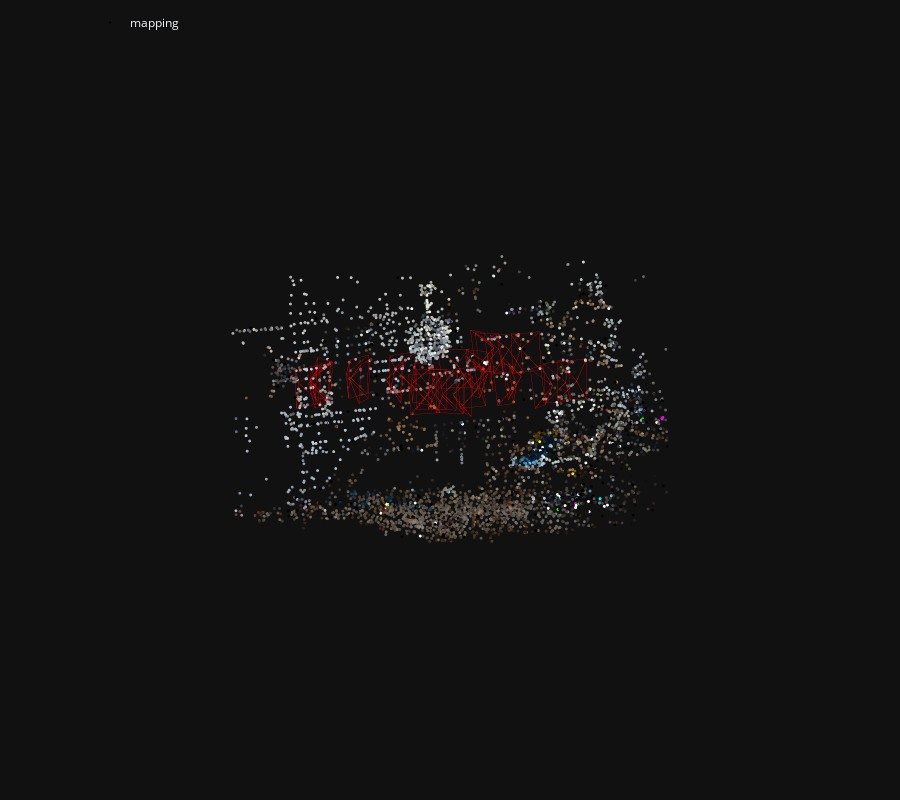

Here is the notebook cell this chart was saved with:
### Code cell
fig = viz_3d.init_figure()
viz_3d.plot_reconstruction(fig, model, color='rgba(255,0,0,0.5)', name="mapping", points_rgb=True)
fig.show()

### Figure 1 — Plotly figure (JSON) as saved in the notebook; plotly's stock layout.template omitted (floating-point values rounded to 4 significant figures; data arrays with more than 128 entries replaced by an {"elided": "..."} marker saying what was removed)
{"data": [{"legendgroup": "mapping", "marker": {"color": {"elided": "4538x3 int values"}, "line": {"width": 0}, "size": 1}, "mode": "markers", "name": "mapping", "type": "scatter3d", "x": {"elided": "4538 float values"}, "y": {"elided": "4538 float values"}, "z": {"elided": "4538 float values"}}, {"hovertemplate": "Image(image_id=1, camera=Camera(camera_id=1), name=\"PXL_20250619_090207768.jpg\", has_pose=1, triangulated=669/1643)", "legendgroup": "mapping", "line": {"color": "rgba(255,0,0,0.5)", "width": 1}, "mode": "lines", "name": "1", "showlegend": false, "type": "scatter3d", "x": [-3.693, -3.08, -3.363, -3.693, -3.363, -3.467, -3.693, -3.467, -3.184, -3.693, -3.184, -3.08], "y": [0.1231, -0.4206, -0.3166, 0.1231, -0.3166, 0.7925, 0.1231, 0.7925, 0.6885, 0.1231, 0.6885, -0.4206], "z": [1.075, 1.239, 0.4463, 1.075, 0.4463, 0.6293, 1.075, 0.6293, 1.421, 1.075, 1.421, 1.239]}, {"hovertemplate": "Image(image_id=2, camera=Camera(camera_id=1), name=\"PXL_20250619_090211404.jpg\", has_pose=1, triangulated=746/1740)", "legendgroup": "mapping", "line": {"color": "rgba(255,0,0,0.5)", "width": 1}, "mode": "lines", "name": "2", "showlegend": false, "type": "scatter3d", "x": [-2.651, -2.015, -2.543, -2.651, -2.543, -2.588, -2.651, -2.588, -2.06, -2.651, -2.06, -2.015], "y": [-0.003009, -0.5427, -0.4345, -0.003009, -0.4345, 0.672, -0.003009, 0.672, 0.5639, -0.003009, 0.5639, -0.5427], "z": [2.046, 1.993, 1.339, 2.046, 1.339, 1.558, 2.046, 1.558, 2.212, 2.046, 2.212, 1.993]}, {"hovertemplate": "Image(image_id=3, camera=Camera(camera_id=1), name=\"PXL_20250619_090214475.jpg\", has_pose=1, triangulated=648/1766)", "legendgroup": "mapping", "line": {"color": "rgba(255,0,0,0.5)", "width": 1}, "mode": "lines", "name": "3", "showlegend": false, "type": "scatter3d", "x": [-1.27, -0.6762, -1.414, -1.27, -1.414, -1.423, -1.27, -1.423, -0.6855, -1.27, -0.6855, -0.6762], "y": [-0.1073, -0.6122, -0.5245, -0.1073, -0.5245, 0.5756, -0.1073, 0.5756, 0.4879, -0.1073, 0.4879, -0.6122], "z": [2.736, 2.435, 2.026, 2.736, 2.026, 2.279, 2.736, 2.279, 2.688, 2.736, 2.688, 2.435]}, {"hovertemplate": "Image(image_id=4, camera=Camera(camera_id=1), name=\"PXL_20250619_090218035.jpg\", has_pose=1, triangulated=543/1395)", "legendgroup": "mapping", "line": {"color": "rgba(255,0,0,0.5)", "width": 1}, "mode": "lines", "name": "4", "showlegend": false, "type": "scatter3d", "x": [0.4886, 0.8188, -0.02112, 0.4886, -0.02112, 0.05276, 0.4886, 0.05276, 0.8926, 0.4886, 0.8926, 0.8188], "y": [-0.2099, -0.6678, -0.6373, -0.2099, -0.6373, 0.459, -0.2099, 0.459, 0.4285, -0.2099, 0.4285, -0.6678], "z": [3.371, 2.755, 2.865, 3.371, 2.865, 3.125, 3.371, 3.125, 3.014, 3.371, 3.014, 2.755]}, {"hovertemplate": "Image(image_id=5, camera=Camera(camera_id=1), name=\"PXL_20250619_090220889.jpg\", has_pose=1, triangulated=393/1156)", "legendgroup": "mapping", "line": {"color": "rgba(255,0,0,0.5)", "width": 1}, "mode": "lines", "name": "5", "showlegend": false, "type": "scatter3d", "x": [1.439, 1.333, 0.7463, 1.439, 0.7463, 0.9129, 1.439, 0.9129, 1.5, 1.439, 1.5, 1.333], "y": [-0.2076, -0.641, -0.6653, -0.2076, -0.6653, 0.4325, -0.2076, 0.4325, 0.4568, -0.2076, 0.4568, -0.641], "z": [2.686, 1.98, 2.591, 2.686, 2.591, 2.794, 2.686, 2.794, 2.183, 2.686, 2.183, 1.98]}, {"hovertemplate": "Image(image_id=6, camera=Camera(camera_id=1), name=\"PXL_20250619_090224447.jpg\", has_pose=1, triangulated=315/1307)", "legendgroup": "mapping", "line": {"color": "rgba(255,0,0,0.5)", "width": 1}, "mode": "lines", "name": "6", "showlegend": false, "type": "scatter3d", "x": [1.359, 0.9468, 0.7334, 1.359, 0.7334, 0.9184, 1.359, 0.9184, 1.132, 1.359, 1.132, 0.9468], "y": [-0.06115, -0.5117, -0.5559, -0.06115, -0.5559, 0.5525, -0.06115, 0.5525, 0.5967, -0.06115, 0.5967, -0.5117], "z": [0.8144, 0.2441, 1.063, 0.8144, 1.063, 1.171, 0.8144, 1.171, 0.3521, 0.8144, 0.3521, 0.2441]}, {"hovertemplate": "Image(image_id=7, camera=Camera(camera_id=1), name=\"PXL_20250619_090227424.jpg\", has_pose=1, triangulated=415/1121)", "legendgroup": "mapping", "line": {"color": "rgba(255,0,0,0.5)", "width": 1}, "mode": "lines", "name": "7", "showlegend": false, "type": "scatter3d", "x": [2.314, 1.758, 1.804, 2.314, 1.804, 1.989, 2.314, 1.989, 1.943, 2.314, 1.943, 1.758], "y": [-0.03677, -0.495, -0.5475, -0.03677, -0.5475, 0.5646, -0.03677, 0.5646, 0.6172, -0.03677, 0.6172, -0.495], "z": [-0.03865, -0.4622, 0.3826, -0.03865, 0.3826, 0.4417, -0.03865, 0.4417, -0.4031, -0.03865, -0.4031, -0.4622]}, {"hovertemplate": "Image(image_id=8, camera=Camera(camera_id=1), name=\"PXL_20250619_090229785.jpg\", has_pose=1, triangulated=572/1278)", "legendgroup": "mapping", "line": {"color": "rgba(255,0,0,0.5)", "width": 1}, "mode": "lines", "name": "8", "showlegend": false, "type": "scatter3d", "x": [2.178, 1.512, 1.962, 2.178, 1.962, 2.095, 2.178, 2.095, 1.645, 2.178, 1.645, 1.512], "y": [0.1025, -0.3889, -0.4289, 0.1025, -0.4289, 0.6919, 0.1025, 0.6919, 0.7319, 0.1025, 0.7319, -0.3889], "z": [-1.382, -1.492, -0.7752, -1.382, -0.7752, -0.7963, -1.382, -0.7963, -1.513, -1.382, -1.513, -1.492]}, {"hovertemplate": "Image(image_id=9, camera=Camera(camera_id=1), name=\"PXL_20250619_090233073.jpg\", has_pose=1, triangulated=543/1303)", "legendgroup": "mapping", "line": {"color": "rgba(255,0,0,0.5)", "width": 1}, "mode": "lines", "name": "9", "showlegend": false, "type": "scatter3d", "x": [1.122, 0.484, 1.21, 1.122, 1.21, 1.304, 1.122, 1.304, 0.5786, 1.122, 0.5786, 0.484], "y": [0.1771, -0.3338, -0.3901, 0.1771, -0.3901, 0.7347, 0.1771, 0.7347, 0.7911, 0.1771, 0.7911, -0.3338], "z": [-1.896, -1.723, -1.289, -1.896, -1.289, -1.301, -1.896, -1.301, -1.735, -1.896, -1.735, -1.723]}, {"hovertemplate": "Image(image_id=10, camera=Camera(camera_id=1), name=\"PXL_20250619_090237685.jpg\", has_pose=1, triangulated=857/1855)", "legendgroup": "mapping", "line": {"color": "rgba(255,0,0,0.5)", "width": 1}, "mode": "lines", "name": "10", "showlegend": false, "type": "scatter3d", "x": [-0.2378, -0.6638, 0.1839, -0.2378, 0.1839, 0.1845, -0.2378, 0.1845, -0.6631, -0.2378, -0.6631, -0.6638], "y": [0.2464, -0.3169, -0.3174, 0.2464, -0.3174, 0.8115, 0.2464, 0.8115, 0.812, 0.2464, 0.812, -0.3169], "z": [-2.215, -1.769, -1.765, -2.215, -1.765, -1.768, -2.215, -1.768, -1.771, -2.215, -1.771, -1.769]}, {"hovertemplate": "Image(image_id=11, camera=Camera(camera_id=1), name=\"PXL_20250619_090239779.jpg\", has_pose=1, triangulated=831/1717)", "legendgroup": "mapping", "line": {"color": "rgba(255,0,0,0.5)", "width": 1}, "mode": "lines", "name": "11", "showlegend": false, "type": "scatter3d", "x": [-0.07789, -0.2961, 0.4941, -0.07789, 0.4941, 0.4629, -0.07789, 0.4629, -0.3273, -0.07789, -0.3273, -0.2961], "y": [0.2516, -0.3315, -0.3029, 0.2516, -0.3029, 0.8253, 0.2516, 0.8253, 0.7967, 0.2516, 0.7967, -0.3315], "z": [-2.272, -1.714, -2.02, -2.272, -2.02, -1.995, -2.272, -1.995, -1.69, -2.272, -1.69, -1.714]}, {"hovertemplate": "Image(image_id=12, camera=Camera(camera_id=1), name=\"PXL_20250619_090242513.jpg\", has_pose=1, triangulated=695/1778)", "legendgroup": "mapping", "line": {"color": "rgba(255,0,0,0.5)", "width": 1}, "mode": "lines", "name": "12", "showlegend": false, "type": "scatter3d", "x": [-0.8151, -0.7002, -0.1688, -0.8151, -0.1688, -0.2355, -0.8151, -0.2355, -0.7668, -0.8151, -0.7668, -0.7002], "y": [0.1458, -0.4434, -0.3782, 0.1458, -0.3782, 0.7472, 0.1458, 0.7472, 0.6821, 0.1458, 0.6821, -0.4434], "z": [-0.8875, -0.3063, -0.9636, -0.8875, -0.9636, -0.9058, -0.8875, -0.9058, -0.2486, -0.8875, -0.2486, -0.3063]}, {"hovertemplate": "Image(image_id=13, camera=Camera(camera_id=1), name=\"PXL_20250619_090244964.jpg\", has_pose=1, triangulated=718/2040)", "legendgroup": "mapping", "line": {"color": "rgba(255,0,0,0.5)", "width": 1}, "mode": "lines", "name": "13", "showlegend": false, "type": "scatter3d", "x": [-1.521, -1.047, -1.029, -1.521, -1.029, -1.104, -1.521, -1.104, -1.122, -1.521, -1.122, -1.047], "y": [0.06953, -0.5157, -0.406, 0.06953, -0.406, 0.7111, 0.06953, 0.7111, 0.6014, 0.06953, 0.6014, -0.5157], "z": [0.06195, 0.4232, -0.4171, 0.06195, -0.4171, -0.2728, 0.06195, -0.2728, 0.5675, 0.06195, 0.5675, 0.4232]}, {"hovertemplate": "Image(image_id=14, camera=Camera(camera_id=1), name=\"PXL_20250619_090247032.jpg\", has_pose=1, triangulated=758/1859)", "legendgroup": "mapping", "line": {"color": "rgba(255,0,0,0.5)", "width": 1}, "mode": "lines", "name": "14", "showlegend": false, "type": "scatter3d", "x": [-2.557, -1.974, -2.236, -2.557, -2.236, -2.29, -2.557, -2.29, -2.028, -2.557, -2.028, -1.974], "y": [0.07673, -0.494, -0.3861, 0.07673, -0.3861, 0.7289, 0.07673, 0.7289, 0.621, 0.07673, 0.621, -0.494], "z": [0.3615, 0.5431, -0.2558, 0.3615, -0.2558, -0.08757, 0.3615, -0.08757, 0.7113, 0.3615, 0.7113, 0.5431]}, {"hovertemplate": "Image(image_id=15, camera=Camera(camera_id=1), name=\"PXL_20250619_090249338.jpg\", has_pose=1, triangulated=630/1368)", "legendgroup": "mapping", "line": {"color": "rgba(255,0,0,0.5)", "width": 1}, "mode": "lines", "name": "15", "showlegend": false, "type": "scatter3d", "x": [-3.72, -3.11, -3.499, -3.72, -3.499, -3.535, -3.72, -3.535, -3.146, -3.72, -3.146, -3.11], "y": [0.1662, -0.4023, -0.2641, 0.1662, -0.2641, 0.8415, 0.1662, 0.8415, 0.7034, 0.1662, 0.7034, -0.4023], "z": [-0.1362, -0.07731, -0.8176, -0.1362, -0.8176, -0.5923, -0.1362, -0.5923, 0.1479, -0.1362, 0.1479, -0.07731]}, {"hovertemplate": "Image(image_id=16, camera=Camera(camera_id=1), name=\"PXL_20250619_090251156.jpg\", has_pose=1, triangulated=309/932)", "legendgroup": "mapping", "line": {"color": "rgba(255,0,0,0.5)", "width": 1}, "mode": "lines", "name": "16", "showlegend": false, "type": "scatter3d", "x": [-3.995, -3.411, -4.107, -3.995, -4.107, -4.069, -3.995, -4.069, -3.373, -3.995, -3.373, -3.411], "y": [0.1575, -0.3856, -0.2575, 0.1575, -0.2575, 0.8437, 0.1575, 0.8437, 0.7156, 0.1575, 0.7156, -0.3856], "z": [-0.1926, -0.4426, -0.9089, -0.1926, -0.9089, -0.6633, -0.1926, -0.6633, -0.197, -0.1926, -0.197, -0.4426]}, {"hovertemplate": "Image(image_id=17, camera=Camera(camera_id=1), name=\"PXL_20250619_090254407.jpg\", has_pose=1, triangulated=517/1698)", "legendgroup": "mapping", "line": {"color": "rgba(255,0,0,0.5)", "width": 1}, "mode": "lines", "name": "17", "showlegend": false, "type": "scatter3d", "x": [-3.672, -3.463, -3.038, -3.672, -3.038, -3.109, -3.672, -3.109, -3.533, -3.672, -3.533, -3.463], "y": [0.08715, -0.5149, -0.4245, 0.08715, -0.4245, 0.6979, 0.08715, 0.6979, 0.6075, 0.08715, 0.6075, -0.5149], "z": [0.5497, 1.09, 0.3619, 0.5497, 0.3619, 0.4604, 0.5497, 0.4604, 1.188, 0.5497, 1.188, 1.09]}, {"hovertemplate": "Image(image_id=18, camera=Camera(camera_id=1), name=\"PXL_20250619_090259220.jpg\", has_pose=1, triangulated=231/969)", "legendgroup": "mapping", "line": {"color": "rgba(255,0,0,0.5)", "width": 1}, "mode": "lines", "name": "18", "showlegend": false, "type": "scatter3d", "x": [1.532, 1.262, 0.8709, 1.532, 0.8709, 1.017, 1.532, 1.017, 1.408, 1.532, 1.408, 1.262], "y": [-0.5894, -1.046, -1.089, -0.5894, -1.089, 0.02111, -0.5894, 0.02111, 0.06475, -0.5894, 0.06475, -1.046], "z": [5.183, 4.538, 5.289, 5.183, 5.289, 5.429, 5.183, 5.429, 4.679, 5.183, 4.679, 4.538]}, {"hovertemplate": "Image(image_id=19, camera=Camera(camera_id=1), name=\"PXL_20250619_090300747.jpg\", has_pose=1, triangulated=375/1145)", "legendgroup": "mapping", "line": {"color": "rgba(255,0,0,0.5)", "width": 1}, "mode": "lines", "name": "19", "showlegend": false, "type": "scatter3d", "x": [1.68, 1.665, 1.005, 1.68, 1.005, 1.145, 1.68, 1.145, 1.805, 1.68, 1.805, 1.665], "y": [-0.5654, -1.028, -1.03, -0.5654, -1.03, 0.07626, -0.5654, 0.07626, 0.07802, -0.5654, 0.07802, -1.028], "z": [5.026, 4.331, 4.862, 5.026, 4.862, 5.04, 5.026, 5.04, 4.508, 5.026, 4.508, 4.331]}, {"hovertemplate": "Image(image_id=20, camera=Camera(camera_id=1), name=\"PXL_20250619_090301988.jpg\", has_pose=1, triangulated=442/1309)", "legendgroup": "mapping", "line": {"color": "rgba(255,0,0,0.5)", "width": 1}, "mode": "lines", "name": "20", "showlegend": false, "type": "scatter3d", "x": [1.961, 2.264, 1.428, 1.961, 1.428, 1.539, 1.961, 1.539, 2.375, 1.961, 2.375, 2.264], "y": [-0.5557, -1.043, -0.9843, -0.5557, -0.9843, 0.1172, -0.5557, 0.1172, 0.05885, -0.5557, 0.05885, -1.043], "z": [4.864, 4.256, 4.384, 4.864, 4.384, 4.605, 4.864, 4.605, 4.478, 4.864, 4.478, 4.256]}, {"hovertemplate": "Image(image_id=21, camera=Camera(camera_id=1), name=\"PXL_20250619_090303387.jpg\", has_pose=1, triangulated=274/1325)", "legendgroup": "mapping", "line": {"color": "rgba(255,0,0,0.5)", "width": 1}, "mode": "lines", "name": "21", "showlegend": false, "type": "scatter3d", "x": [2.297, 2.829, 2.032, 2.297, 2.032, 2.068, 2.297, 2.068, 2.865, 2.297, 2.865, 2.829], "y": [-0.5675, -1.083, -1.001, -0.5675, -1.001, 0.1053, -0.5675, 0.1053, 0.0229, -0.5675, 0.0229, -1.083], "z": [4.882, 4.495, 4.219, 4.882, 4.219, 4.443, 4.882, 4.443, 4.72, 4.882, 4.72, 4.495]}, {"hovertemplate": "Image(image_id=22, camera=Camera(camera_id=1), name=\"PXL_20250619_090309069.jpg\", has_pose=1, triangulated=584/1888)", "legendgroup": "mapping", "line": {"color": "rgba(255,0,0,0.5)", "width": 1}, "mode": "lines", "name": "22", "showlegend": false, "type": "scatter3d", "x": [3.886, 3.346, 4.156, 3.886, 4.156, 4.162, 3.886, 4.162, 3.352, 3.886, 3.352, 3.346], "y": [-0.0005629, -0.569, -0.5797, -0.0005629, -0.5797, 0.5488, -0.0005629, 0.5488, 0.5595, -0.0005629, 0.5595, -0.569], "z": [-1.963, -1.675, -1.424, -1.963, -1.424, -1.397, -1.963, -1.397, -1.648, -1.963, -1.648, -1.675]}, {"hovertemplate": "Image(image_id=23, camera=Camera(camera_id=1), name=\"PXL_20250619_090310877.jpg\", has_pose=1, triangulated=612/1661)", "legendgroup": "mapping", "line": {"color": "rgba(255,0,0,0.5)", "width": 1}, "mode": "lines", "name": "23", "showlegend": false, "type": "scatter3d", "x": [3.575, 2.946, 3.652, 3.575, 3.652, 3.71, 3.575, 3.71, 3.004, 3.575, 3.004, 2.946], "y": [0.0355, -0.5003, -0.5469, 0.0355, -0.5469, 0.5802, 0.0355, 0.5802, 0.6269, 0.0355, 0.6269, -0.5003], "z": [-2.103, -1.976, -1.509, -2.103, -1.509, -1.484, -2.103, -1.484, -1.951, -2.103, -1.951, -1.976]}, {"hovertemplate": "Image(image_id=24, camera=Camera(camera_id=1), name=\"PXL_20250619_090312673.jpg\", has_pose=1, triangulated=511/1108)", "legendgroup": "mapping", "line": {"color": "rgba(255,0,0,0.5)", "width": 1}, "mode": "lines", "name": "24", "showlegend": false, "type": "scatter3d", "x": [3.203, 2.574, 2.859, 3.203, 2.859, 2.998, 3.203, 2.998, 2.713, 3.203, 2.713, 2.574], "y": [0.1082, -0.3718, -0.4403, 0.1082, -0.4403, 0.679, 0.1082, 0.679, 0.7475, 0.1082, 0.7475, -0.3718], "z": [-2.391, -2.659, -1.863, -2.391, -1.863, -1.817, -2.391, -1.817, -2.612, -2.391, -2.612, -2.659]}, {"hovertemplate": "Image(image_id=25, camera=Camera(camera_id=1), name=\"PXL_20250619_090317680.jpg\", has_pose=1, triangulated=333/1331)", "legendgroup": "mapping", "line": {"color": "rgba(255,0,0,0.5)", "width": 1}, "mode": "lines", "name": "25", "showlegend": false, "type": "scatter3d", "x": [0.3785, 0.7336, 0.9358, 0.3785, 0.9358, 0.8907, 0.3785, 0.8907, 0.6886, 0.3785, 0.6886, 0.7336], "y": [0.2996, -0.2899, -0.2176, 0.2996, -0.2176, 0.9069, 0.2996, 0.9069, 0.8346, 0.2996, 0.8346, -0.2899], "z": [-3.64, -3.167, -3.987, -3.64, -3.987, -3.899, -3.64, -3.899, -3.079, -3.64, -3.079, -3.167]}, {"hovertemplate": "Image(image_id=26, camera=Camera(camera_id=1), name=\"PXL_20250619_090319955.jpg\", has_pose=1, triangulated=793/1627)", "legendgroup": "mapping", "line": {"color": "rgba(255,0,0,0.5)", "width": 1}, "mode": "lines", "name": "26", "showlegend": false, "type": "scatter3d", "x": [0.09514, -0.09019, 0.6737, 0.09514, 0.6737, 0.6679, 0.09514, 0.6679, -0.09607, 0.09514, -0.09607, -0.09019], "y": [0.3049, -0.2654, -0.2584, 0.3049, -0.2584, 0.8705, 0.3049, 0.8705, 0.8634, 0.3049, 0.8634, -0.2654], "z": [-3.247, -2.665, -3.033, -3.247, -3.033, -3.023, -3.247, -3.023, -2.656, -3.247, -2.656, -2.665]}, {"hovertemplate": "Image(image_id=27, camera=Camera(camera_id=1), name=\"PXL_20250619_090321793.jpg\", has_pose=1, triangulated=684/1487)", "legendgroup": "mapping", "line": {"color": "rgba(255,0,0,0.5)", "width": 1}, "mode": "lines", "name": "27", "showlegend": false, "type": "scatter3d", "x": [-0.3503, -0.8913, -0.06432, -0.3503, -0.06432, 0.001872, -0.3503, 0.001872, -0.8252, -0.3503, -0.8252, -0.8913], "y": [0.3162, -0.2119, -0.2577, 0.3162, -0.2577, 0.8691, 0.3162, 0.8691, 0.9149, 0.3162, 0.9149, -0.2119], "z": [-3.089, -2.734, -2.554, -3.089, -2.554, -2.571, -3.089, -2.571, -2.751, -3.089, -2.751, -2.734]}], "layout": {"height": 800, "legend": {"orientation": "h", "x": 0.1, "xanchor": "left", "y": 0.99, "yanchor": "top"}, "margin": {"b": 0, "l": 0, "pad": 0, "r": 0, "t": 0}, "scene": {"aspectmode": "data", "camera": {"eye": {"x": 0, "y": -0.1, "z": -2}, "projection": {"type": "orthographic"}, "up": {"x": 0, "y": -1, "z": 0}}, "dragmode": "orbit", "xaxis": {"autorange": true, "showbackground": false, "showgrid": false, "showline": false, "showticklabels": true, "visible": false}, "yaxis": {"autorange": true, "showbackground": false, "showgrid": false, "showline": false, "showticklabels": true, "visible": false}, "zaxis": {"autorange": true, "showbackground": false, "showgrid": false, "showline": false, "showticklabels": true, "visible": false}}}}
